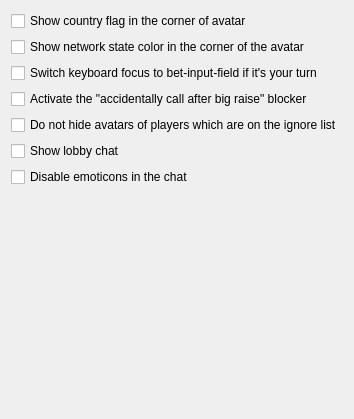
           <widget class="QWidget" name="tab_8">
            <attribute name="title">
             <string>Network / Poker Rooms</string>
            </attribute>
            <layout class="QGridLayout" name="gridLayout_3">
             <item row="7" column="1">
              <spacer name="verticalSpacer_9">
               <property name="orientation">
                <enum>Qt::Vertical</enum>
               </property>
               <property name="sizeHint" stdset="0">
                <size>
                 <width>20</width>
                 <height>221</height>
                </size>
               </property>
              </spacer>
             </item>
             <item row="0" column="0">
              <widget class="QCheckBox" name="checkBox_showCountryFlagInAvatar">
               <property name="text">
                <string>Show country flag in the corner of avatar</string>
               </property>
              </widget>
             </item>
             <item row="5" column="0" colspan="2">
              <widget class="QCheckBox" name="checkBox_UseLobbyChat">
               <property name="text">
                <string>Show lobby chat</string>
               </property>
              </widget>
             </item>
             <item row="2" column="0" colspan="2">
              <widget class="QCheckBox" name="checkBox_enableBetInputFocusSwitch">
               <property name="text">
                <string>Switch keyboard focus to bet-input-field if it's your turn</string>
               </property>
              </widget>
             </item>
             <item row="3" column="0" colspan="2">
              <widget class="QCheckBox" name="checkBox_enableAccidentallyCallBlocker">
               <property name="text">
                <string>Activate the &quot;accidentally call after big raise&quot; blocker</string>
               </property>
              </widget>
             </item>
             <item row="4" column="0" colspan="2">
              <widget class="QCheckBox" name="checkBox_dontHideAvatarsOfIgnored">
               <property name="text">
                <string>Do not hide avatars of players which are on the ignore list</string>
               </property>
              </widget>
             </item>
             <item row="6" column="0">
              <widget class="QCheckBox" name="checkBox_disableChatEmoticons">
               <property name="text">
                <string>Disable emoticons in the chat</string>
               </property>
              </widget>
             </item>
             <item row="1" column="0">
              <widget class="QCheckBox" name="checkBox_showPingStateInAvatar">
               <property name="text">
                <string>Show network state color in the corner of the avatar</string>
               </property>
              </widget>
             </item>
            </layout>
           </widget>
